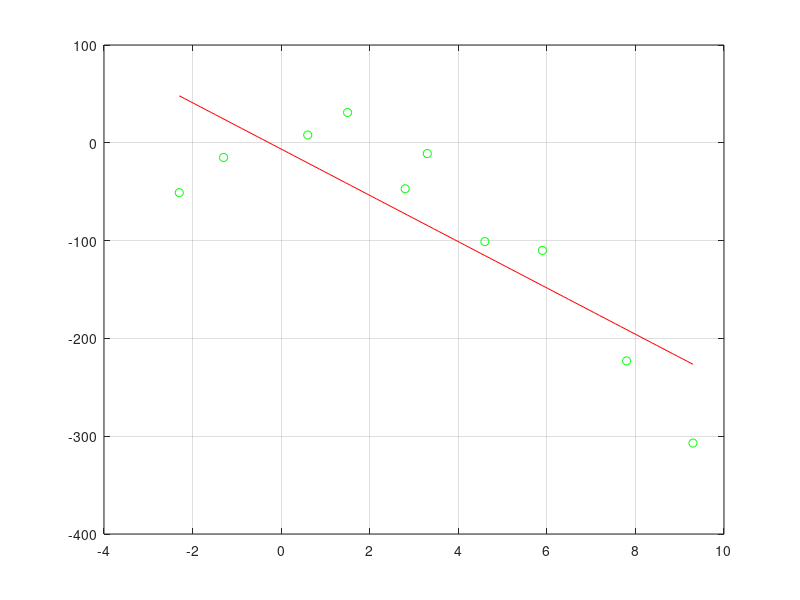

MATLAB code to generate this figure:
% 2021.12.07
% Metóda najmenších štvorcov
% Jakub Daxner

% https://lms.umb.sk/pluginfile.php/168348/mod_resource/content/1/NumMatMatlab.pdf#section.9.2

% Prípad a // Lineaárna aproximácia

% Hodnoty
x=[-2.3 -1.3 0.6 1.5 2.8 3.3 4.6 5.9 7.8 9.3];
y=[-51 -15 8 31 -47 -11 -101 -110 -223 -307];

%x = [0 1 2 3 4 5];
%y = [1 3 4 2 4 6];

% Získame koeficient pomocou funkcie polyfit

% Vracia koeficienty polynómu p(x) stupňa n, 
% ktorý najlepšie zodpovedá (v zmysle najmenších štvorcov) pre údaje v y. 

% n = určuje "plinulosť funkcie"
k = polyfit(x, y, 1);

% Samozrejme takto nevieme 

% Nová os X kde máme 50 bodo
xNew = linspace(min(x), max(x), 100);
yNew = polyval(k , xNew);


plot(x, y, 'go', xNew, yNew, 'r-'); 
grid on;

